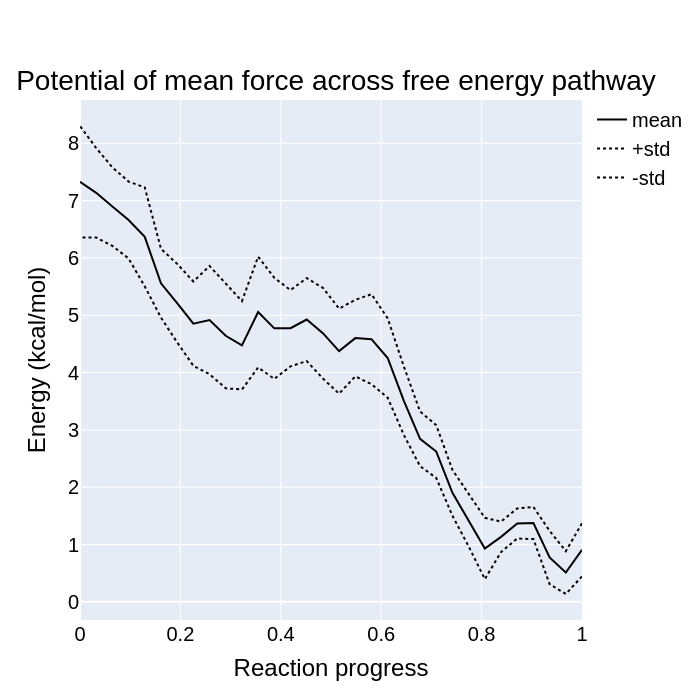

Notebook cell for this chart:
### Code cell
fig = go.Figure()
ln='linear'
cl='black'
fig.add_trace(go.Scatter(x=np.linspace(1,0,len(pmf_path)), y=pmf_gpr,line_shape=ln, line=dict(color=cl),name='mean')) 
fig.add_trace(go.Scatter(x=np.linspace(1,0,len(pmf_path)), y=pmf_gpr+np.sqrt(np.array(pmf_var_path)).reshape(-1), 
                        line_shape=ln,line=dict(dash='dot',color=cl),name='+std')) 
fig.add_trace(go.Scatter(x=np.linspace(1,0,len(pmf_path)), y=pmf_gpr-np.sqrt(np.array(pmf_var_path)).reshape(-1), 
                        line_shape=ln,line=dict(dash='dot',color=cl),name='-std')) 

fig.update_layout(
    title={
        'text': "Potential of mean force across free energy pathway",
        'y':0.9,
        'x':0.48,
        'xanchor': 'center',
        'yanchor': 'top'},
    xaxis_title="Reaction progress",
    yaxis_title="Energy (kcal/mol)",
    font=dict(size=20,family='Arial',color='black'),
    height=700,width=700
)
fig.write_image('pmf_1d_gpr.svg')
fig.show()

### Figure 1 — Plotly figure (JSON) as saved in the notebook; plotly's stock layout.template omitted (floating-point values rounded to 4 significant figures)
{"data": [{"line": {"color": "black", "shape": "linear"}, "name": "mean", "type": "scatter", "x": [1, 0.9677, 0.9355, 0.9032, 0.871, 0.8387, 0.8065, 0.7742, 0.7419, 0.7097, 0.6774, 0.6452, 0.6129, 0.5806, 0.5484, 0.5161, 0.4839, 0.4516, 0.4194, 0.3871, 0.3548, 0.3226, 0.2903, 0.2581, 0.2258, 0.1935, 0.1613, 0.129, 0.09677, 0.06452, 0.03226, 0], "y": [0.908, 0.5107, 0.7743, 1.376, 1.368, 1.134, 0.9315, 1.426, 1.902, 2.622, 2.844, 3.508, 4.254, 4.583, 4.602, 4.374, 4.687, 4.925, 4.774, 4.772, 5.056, 4.476, 4.643, 4.915, 4.854, 5.212, 5.559, 6.367, 6.661, 6.896, 7.136, 7.329]}, {"line": {"color": "black", "dash": "dot", "shape": "linear"}, "name": "+std", "type": "scatter", "x": [1, 0.9677, 0.9355, 0.9032, 0.871, 0.8387, 0.8065, 0.7742, 0.7419, 0.7097, 0.6774, 0.6452, 0.6129, 0.5806, 0.5484, 0.5161, 0.4839, 0.4516, 0.4194, 0.3871, 0.3548, 0.3226, 0.2903, 0.2581, 0.2258, 0.1935, 0.1613, 0.129, 0.09677, 0.06452, 0.03226, 0], "y": [1.371, 0.8843, 1.239, 1.656, 1.63, 1.4, 1.466, 1.885, 2.302, 3.082, 3.321, 4.104, 4.947, 5.368, 5.27, 5.116, 5.478, 5.649, 5.44, 5.653, 6.023, 5.247, 5.56, 5.86, 5.589, 5.897, 6.159, 7.23, 7.332, 7.581, 7.917, 8.302]}, {"line": {"color": "black", "dash": "dot", "shape": "linear"}, "name": "-std", "type": "scatter", "x": [1, 0.9677, 0.9355, 0.9032, 0.871, 0.8387, 0.8065, 0.7742, 0.7419, 0.7097, 0.6774, 0.6452, 0.6129, 0.5806, 0.5484, 0.5161, 0.4839, 0.4516, 0.4194, 0.3871, 0.3548, 0.3226, 0.2903, 0.2581, 0.2258, 0.1935, 0.1613, 0.129, 0.09677, 0.06452, 0.03226, 0], "y": [0.4453, 0.1372, 0.3094, 1.096, 1.106, 0.8688, 0.3967, 0.9681, 1.502, 2.162, 2.368, 2.911, 3.562, 3.798, 3.934, 3.633, 3.896, 4.201, 4.108, 3.89, 4.09, 3.704, 3.726, 3.971, 4.119, 4.527, 4.958, 5.504, 5.99, 6.21, 6.355, 6.356]}], "layout": {"font": {"color": "black", "family": "Arial", "size": 20}, "height": 700, "title": {"text": "Potential of mean force across free energy pathway", "x": 0.48, "xanchor": "center", "y": 0.9, "yanchor": "top"}, "width": 700, "xaxis": {"autorange": true, "range": [0, 1], "title": {"text": "Reaction progress"}, "type": "linear"}, "yaxis": {"autorange": true, "range": [-0.3164, 8.756], "title": {"text": "Energy (kcal/mol)"}, "type": "linear"}}}
